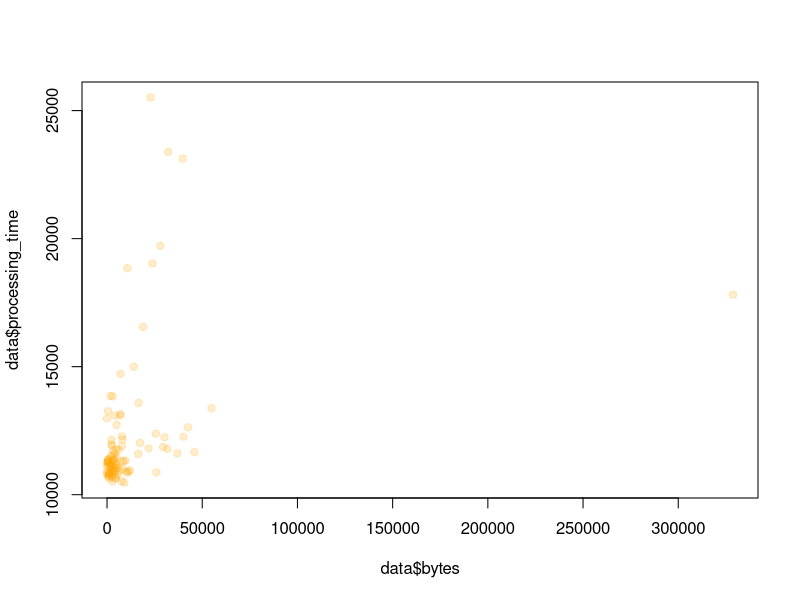
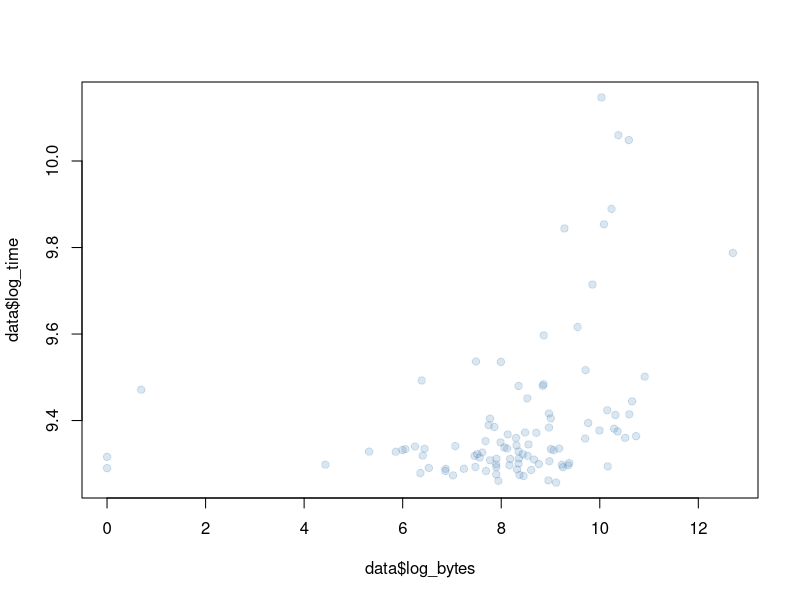
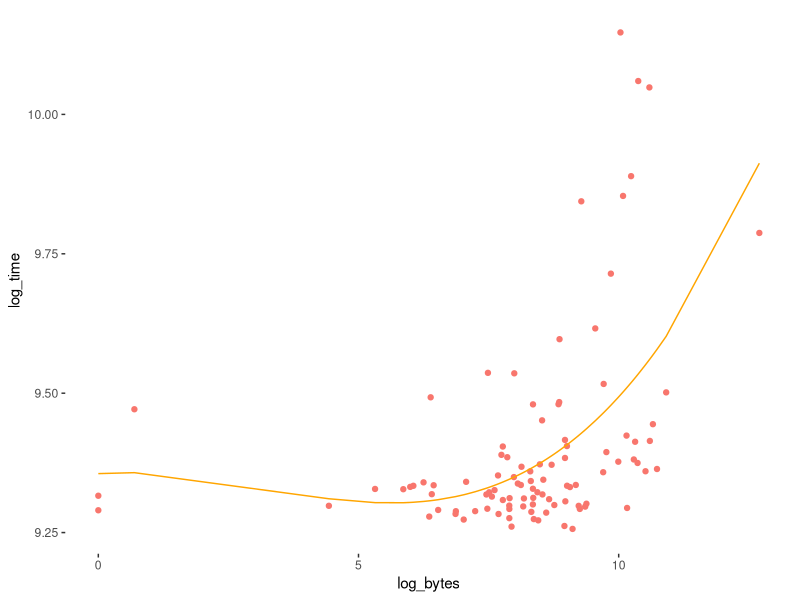

The R source for these figures, in order:
## ---- chunk 1
# Credit: http://www.magesblog.com/2013/04/how-to-change-alpha-value-of-colours-in.html
add.alpha <- function(col, alpha=1){
  if(missing(col))
    stop("Please provide a vector of colours.")
  apply(sapply(col, col2rgb)/255, 2, 
        function(x) 
          rgb(x[1], x[2], x[3], alpha=alpha))  
}
## ---- chunk 2
setwd('~/IdeaProjects/gaceta/')
data <- read.csv('nw_split_norm_times_orig.csv', header = FALSE)
colnames(data) <- c('filename', 'bytes', 'processing_time')

plot(data$bytes, data$processing_time,
     col = add.alpha("orange", alpha=0.2),
     pch = 19)
## ---- chunk 3
data$log_bytes = log(data$bytes)
data$log_time = log(data$processing_time)
data$log_bytes_sq = data$log_bytes**2
data$log_bytes_cub = data$log_bytes**3
plot(data$log_bytes, data$log_time,
     col = add.alpha("steelblue", alpha=0.2),
     pch = 19)#,
     #xlim = c(0,max(data$log_bytes)))


fit <- lm(log_time ~ log_bytes + log_bytes_sq + log_bytes_cub, data = data)
summary(fit)
coeff0 <- as.numeric(fit$coefficients[1])
coeff1 <- as.numeric(fit$coefficients[2])
coeff2 <- as.numeric(fit$coefficients[3])
coeff3 <- as.numeric(fit$coefficients[4])
library(ggplot2)
p1 <- ggplot(data, aes(x=log_bytes, y = log_time, color = "grey")) +
  geom_point() + 
  theme(legend.position='none', panel.background = element_blank()) +
  geom_line(aes(y=fitted.values(fit)), color='orange')
p1

# sanity check
summary(exp(coeff0 + coeff1*data$log_bytes + coeff2*data$log_bytes_sq + coeff3*data$log_bytes_cub))
summary(data$processing_time)

# total run time for all of split_norm
total_size <- 1.98e+8
ms <- exp(coeff0 + coeff1*log(total_size) +
            coeff2*(log(total_size)**2) + 
            coeff3*(log(total_size)**3))
seconds <- ms/1000
minutes <- seconds/60
hours <- minutes/60
hours
# This seems like a vast underestimate

# average size of file in split_norm is 13
avg_file_size <- mean(data$bytes)
num_files <- 13116
average_expected_time_ms <- exp(coeff0 + coeff1*log(avg_file_size) +
                                  coeff2*(log(avg_file_size)**2) +
                                  coeff3*(log(avg_file_size)**3))
total_expected_time_ms <- num_files*average_expected_time_ms
seconds <- total_expected_time_ms/1000
minutes <- seconds/60
hours <- minutes/60
hours
